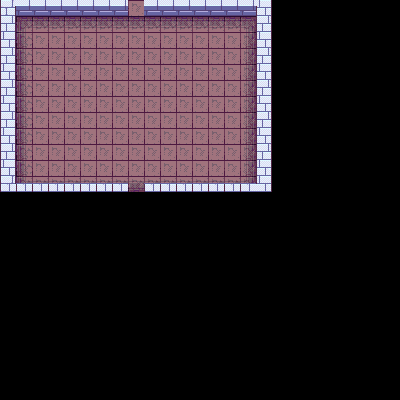

A 2D game scene composited from a Tiled map and its tileset images. What follows is a short description and the map's XML, with each tile layer's data collapsed to a summary:
An orthogonal 25x25 tile map with 16x16 px tiles, 5 tile layers (ground, sheets, walls, object, ...), 4 tilesets and 4 objects.

<map version="1.4" tiledversion="1.4.1" orientation="orthogonal" renderorder="right-down" width="25" height="25" tilewidth="16" tileheight="16" infinite="0" nextlayerid="7" nextobjectid="23">
 <tileset firstgid="1" source="House.tsx" />
 <tileset firstgid="1001" source="RPG Tileset.tsx" />
 <tileset firstgid="1517" source="ts_dungeon.tsx" />
 <tileset firstgid="3181" source="dungeon_tiles.tsx" />
 <layer id="1" name="ground" width="25" height="25">
  <data>[625 cells, 204 non-empty, 9 distinct tile ids]</data>
 </layer>
 <layer id="2" name="sheets" width="25" height="25">
  <data>[625 cells, 0 non-empty, 0 distinct tile ids]</data>
 </layer>
 <layer id="4" name="walls" width="25" height="25">
  <data>[625 cells, 52 non-empty, 8 distinct tile ids]</data>
 </layer>
 <layer id="3" name="object" width="25" height="25">
  <data>[625 cells, 0 non-empty, 0 distinct tile ids]</data>
 </layer>
 <layer id="6" name="PlayerOver" width="25" height="25">
  <data>[625 cells, 0 non-empty, 0 distinct tile ids]</data>
 </layer>
 <objectgroup id="5" name="collision">
  <object id="15" x="145.043" y="-0.0434783">
   <polygon points="0,0 0,16.1739 111.957,16.0435 111.913,103.091 127.412,104.039 127.913,0.130435" />
  </object>
  <object id="16" x="127.957" y="81.4637" rotation="180">
   <polygon points="0,81.1304 0,64.9565 111.957,65.0869 111.913,-21.9605 127.775,-22.0909 127.913,81" />
  </object>
  <object id="17" x="128" y="192.583" rotation="-180">
   <polygon points="-0.375,0.1875 -0.375,9.74424 111.957,9.61923 111.96,89.5156 127.832,89.5054 127.913,0.142053" />
  </object>
  <object id="18" x="144.837" y="102.682" rotation="360">
   <polygon points="-0.375,89.5054 -0.375,79.9486 111.957,80.0736 112.113,0.40872 127.832,0.187453 127.913,89.5508" />
  </object>
 </objectgroup>
</map>
